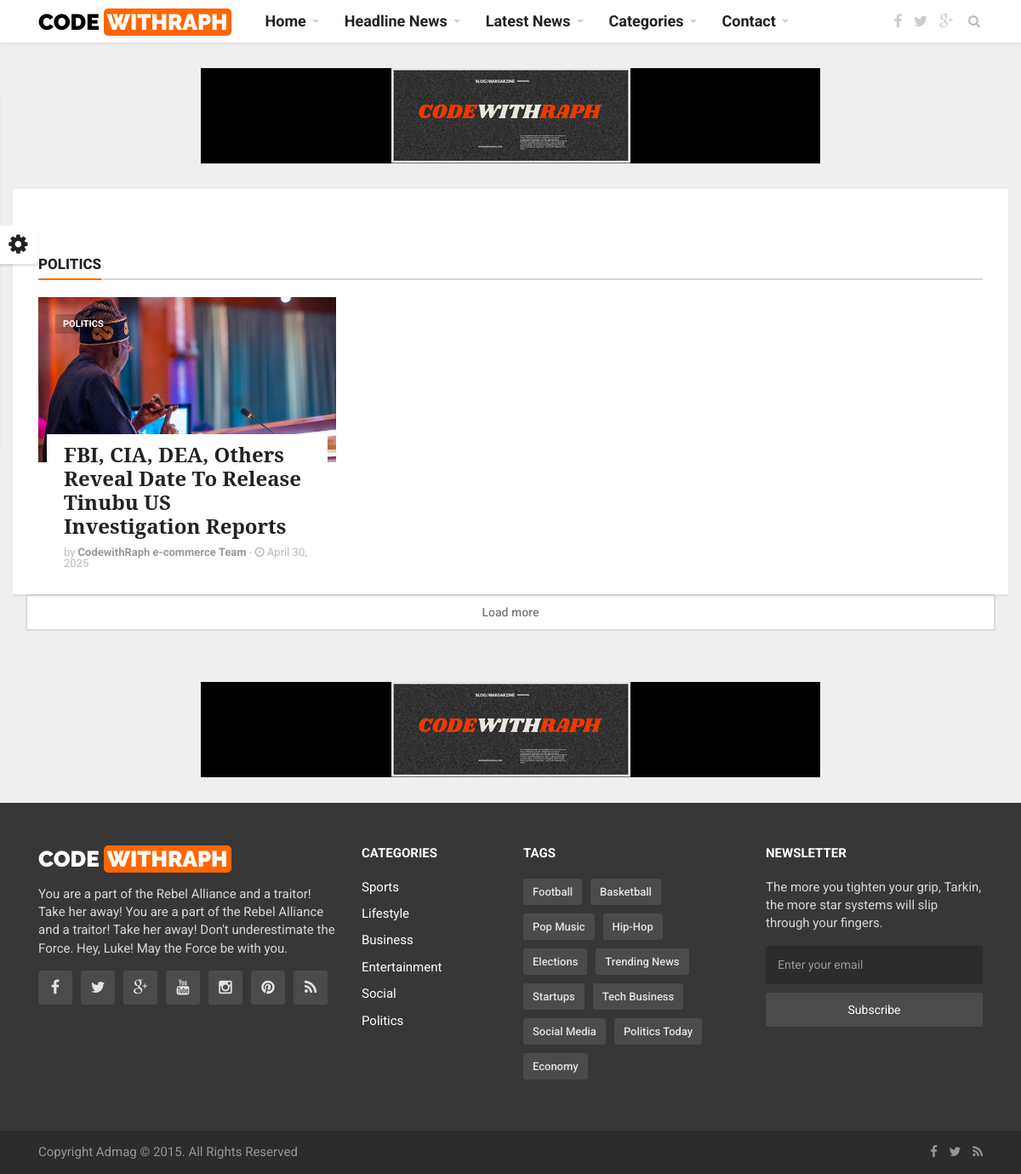
The app's page /politics.php with its own data.
### tables this page shows
CREATE TABLE `posts` (
  `id` int(11) NOT NULL,
  `title` varchar(255) NOT NULL,
  `top_content` text DEFAULT NULL,
  `content` text NOT NULL,
  `top_image` varchar(255) DEFAULT NULL,
  `body_image` varchar(255) DEFAULT NULL,
  `category` enum('Latest News','Headline News','Sport News','Music/ Entertainment','Social News','Politics','Business') NOT NULL,
  `user_id` int(11) NOT NULL,
  `status` enum('pending','published','declined') NOT NULL DEFAULT 'pending',
  `created_at` timestamp NOT NULL DEFAULT current_timestamp()
);

### include/connect.php (called while the page is built, shortened)
<?php
$web_title = "CodewithRaph e-commerce";
?>

### politics.php (the view)
<?php
include_once 'include/connect.php';
include_once 'front/header.php';
$category = 'Politics';
$query = $conn->prepare("SELECT * FROM posts WHERE category = ? AND status = 'published' ORDER BY created_at DESC");
$query->bind_param("s", $category);
$query->execute();
$result = $query->get_result();
?>
<div class="container main-wrapper">
    <div class="mag-content clearfix">
        <div class="row">
            <div class="col-md-12">
                <div class="ad728-wrapper">
                    <a href="#">
                        <img src="front/assets/img/CODEWITHRAPH.png" alt="">
                    </a>
                </div>
            </div>
        </div>
    </div>
    <div class="main-content mag-content clearfix">
        <div class="row main-body">
            <div class="col-md-12">
                <h3 class="block-title top-title"><span>Politics</span></h3>
            </div>
        </div>
        <div class="row">
            <?php while ($row = $result->fetch_assoc()) : ?>
                <div class="col-md-4">
                    <article class="news-block small-block">
                        <a href="view-post.php?id=<?= $row['id'] ?>" class="overlay-link">
                            <figure class="image-overlay">
                                <img src="uploads/<?= htmlspecialchars($row['top_image']) ?>" alt="<?= htmlspecialchars($row['title']) ?>">
                            </figure>
                        </a>
                        <a href="#" class="category"><?= htmlspecialchars($row['category']) ?></a>
                        <header class="news-details">
                            <h3 class="news-title">
                                <a href="view-post.php?id=<?= $row['id'] ?>"><?= htmlspecialchars($row['title']) ?></a>
                            </h3>
                            <p class="simple-share">
                                by <a href="#"><b><?= $web_title ?> Team</b></a> -
                                <span class="article-date"><i class="fa fa-clock-o"></i> <?= date("F j, Y", strtotime($row['created_at'])) ?></span>
                            </p>
                        </header>
                    </article>
                </div>
            <?php endwhile; ?>
        </div>
    </div>
    <div class="load-more">
        <button type="button" class="btn btn-lg btn-block">Load more</button>
    </div>
</div>
<?php include_once 'front/footer.php'; ?>

### records on screen
posts: top_image (picture), category "POLITICS", title "FBI, CIA, DEA, Others Reveal Date To Release Tinubu US Investigation Reports", created_at "April 30, 2025"
